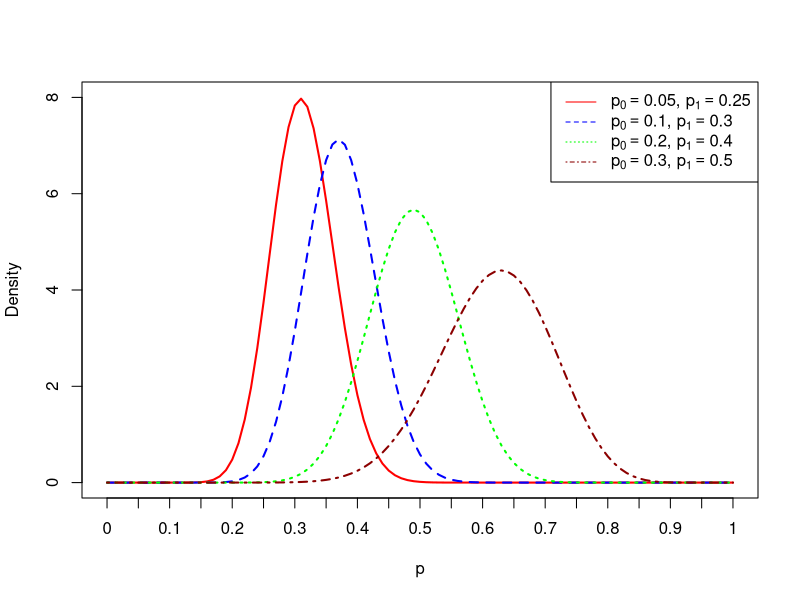
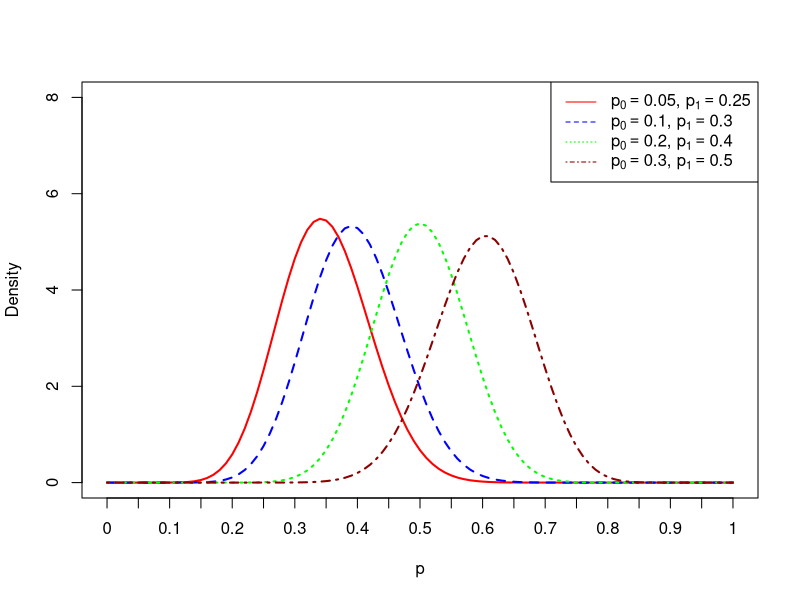

Write the R code that produced these figures, in order.
library(magrittr)
post.f <- function(r, n){
  ff <- function(x){dbeta(x, 1+r, 1+n-r)}
  ff
}

# bBET
f1 <- post.f(26, 84)
f2 <- post.f(27, 73)
f3 <- post.f(24, 49)
f4 <- post.f(17, 27)
jpeg(file="bBET.jpg")
curve(f1, 0, 1, lty=1, col="red", lwd=2, xlab="p", ylab="Density", xaxt="n", ylim=c(0, 8))
curve(f2, 0, 1, lty=2, col="blue", lwd=2, add=TRUE)
curve(f3, 0, 1, lty=3, col="green", lwd=2, add=TRUE)
curve(f4, 0, 1, lty=4, col="dark red", lwd=2, add=TRUE)

ex1 <- expression(paste(p[0]==0.05, ", ", p[1]==0.25))
ex2 <- expression(paste(p[0]==0.1, ", ", p[1]==0.3))
ex3 <- expression(paste(p[0]==0.2, ", ", p[1]==0.4))
ex4 <- expression(paste(p[0]==0.3, ", ", p[1]==0.5))
axis(1, seq(0, 1, 0.05), seq(0, 1, 0.05))
legend("topright", c(ex1, ex2, ex3, ex4), lty=1:4, col=c("red", "blue", "green", "dark red"))
dev.off()


# delta-bBET
f1 <- post.f(14, 41)
f2 <- post.f(16, 41)
f3 <- post.f(22, 44)
f4 <- post.f(23, 38)

jpeg(file="delta-bBET.jpg")
curve(f1, 0, 1, lty=1, col="red", lwd=2, xlab="p", ylab="Density", xaxt="n", ylim=c(0, 8))
curve(f2, 0, 1, lty=2, col="blue", lwd=2, add=TRUE)
curve(f3, 0, 1, lty=3, col="green", lwd=2, add=TRUE)
curve(f4, 0, 1, lty=4, col="dark red", lwd=2, add=TRUE)

ex1 <- expression(paste(p[0]==0.05, ", ", p[1]==0.25))
ex2 <- expression(paste(p[0]==0.1, ", ", p[1]==0.3))
ex3 <- expression(paste(p[0]==0.2, ", ", p[1]==0.4))
ex4 <- expression(paste(p[0]==0.3, ", ", p[1]==0.5))
axis(1, seq(0, 1, 0.05), seq(0, 1, 0.05))
legend("topright", c(ex1, ex2, ex3, ex4), lty=1:4, col=c("red", "blue", "green", "dark red"))
dev.off()
